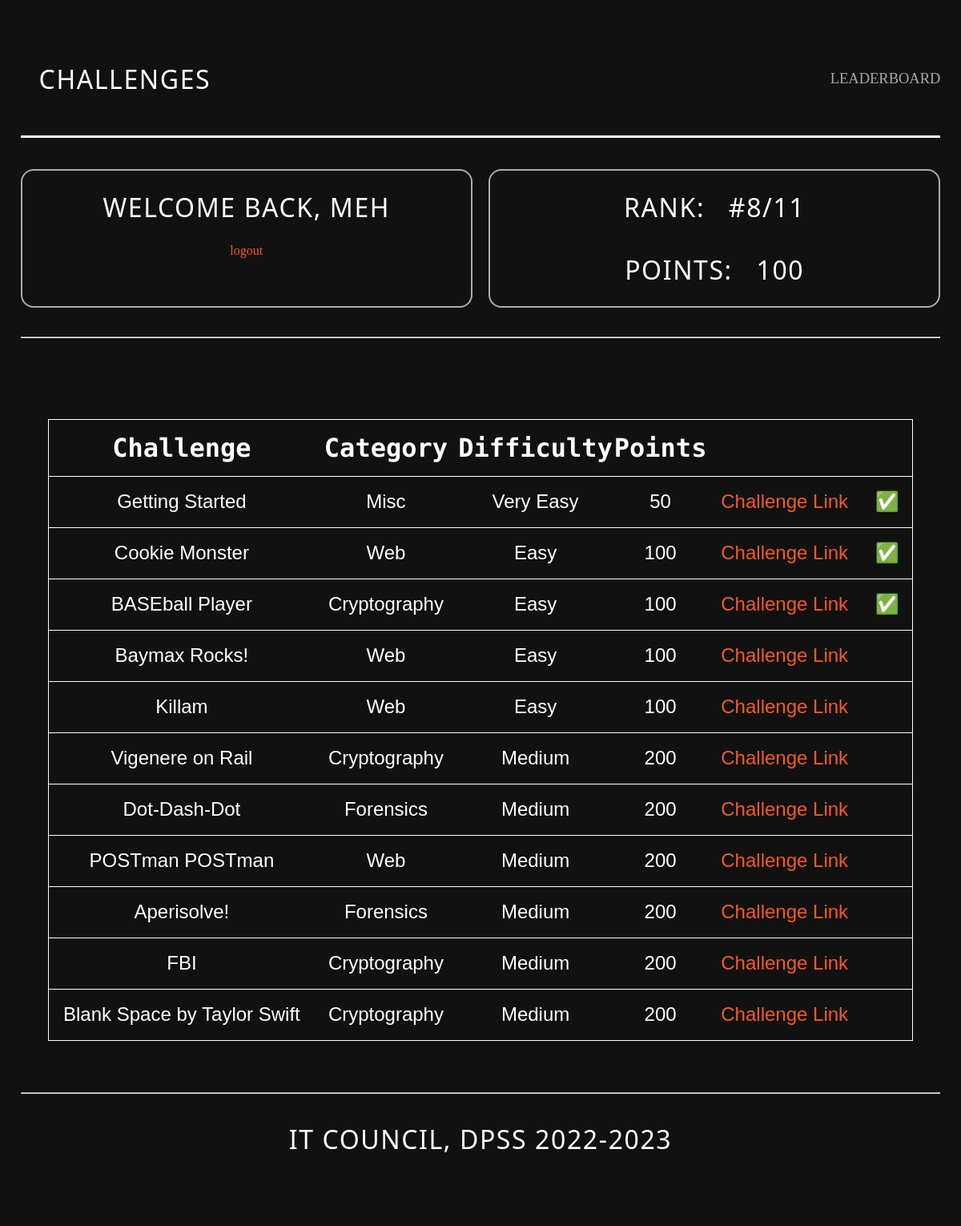
Page /dashboard/ (signed in) on the committed database.
### accounts/models.py (models this page shows)
class Player(AbstractUser):
    first_name = models.CharField(max_length=30, blank=False)
    last_name = models.CharField(max_length=30, blank=False)
    username = models.CharField(_('username'), max_length=30, unique=True, null=True) # is this team name?
    email = models.CharField(_('email'), max_length=100, unique=True, null=True)
    school = models.ForeignKey(School, on_delete=models.CASCADE, null=True, default='')
    score = models.IntegerField(default=0)
    phone_number = models.CharField(default=None, null=True, max_length=50)
    USERNAME_FIELD = 'username'
    REQUIRED_FIELDS = ('first_name', 'last_name','email', 'school', 'phone_number')
    objects = PlayerManager()
    def __str__(self):
        return self.username

### Main/models.py (models this page shows, shortened)
class Challenges(models.Model):
    title = models.CharField(max_length=255)
    category = models.CharField(max_length=255)
    difficulty = models.CharField(max_length=255)
    points = models.IntegerField()
    description = models.TextField(max_length=1000, default='')
    hint = models.CharField(max_length=255, default='')
    flag = models.CharField(max_length=255, default='DPSS{EMPTY}')
    link = models.CharField(max_length=255, default='dashboard')
    solve_status = models.BooleanField(default=False)

### Main/views.py (the view)
# urls.py: path('dashboard/', views.dashboard, name='dashboard'),
def dashboard(request):
    user = request.user
    context = {'user': user,'player':Player.objects.get(username=user), 'total_players':Player.objects.count(), 'challenges': Challenges.objects.all().order_by('points')[:]}
    if not request.user.is_authenticated:
        return redirect('login')
    return render(request, 'main/dashboard.html', context)

### Main/templates/main/dashboard.html (shortened to what this page needs)
{% extends "main/layout.html" %}
{% load static %}
{% block global_styling %}
<link rel="stylesheet" href="{% static 'css/dashboard.css' %}" />
{% endblock global_styling %}
{% block content %}
<header id="main">
<div class="l-wrapper">
    <div class="c-header"><h1>CHALLENGES</h1>
      <a href="{% url 'leaderboard' %}">LEADERBOARD</a>
    </div>
    <div class="flex-container">
        <div class="flex-child">
            <h1> Welcome back, {{user}} </h1>
            <a href="{% url 'logout' %}">logout</a>
        </div>
        <div class="flex-child">
          <h1> RANK: &nbsp; #{{player.id}}/{{total_players}} </h1>
          <h1> POINTS: &nbsp; {{player.score}} </h1>
        </div>
      </div>
      <br><br>
      <hr>
</div>
<div class="container">
    <table class='table'>
        <tr class="table-row">
            <th class="table-heading">Challenge</th>
            <th class="table-heading">Category</th>
            <th class="table-heading">Difficulty</th>
            <th class="table-heading">Points</th>
            <th class="table-heading"></th>
            <th class="table-heading"></th>
        </tr>
        {% for challenge in challenges %}
        <tr class='table-row'>
            <td class="table-data">{{challenge.title}}</td>
            <td class="table-data">{{challenge.category}}</td>
            <td class="table-data">{{challenge.difficulty}}</td>
            <td class="table-data">{{challenge.points}}</td>
            <td class="table-data"><a href="../{{challenge.link}}" >Challenge Link</a></td></td>
            <td class="table-data">
                {% if challenge.solve_status == True %}
                ✅
                {% endif %}
            </td>
        </tr>
        {% endfor %}
    </table>
</div>
<div class="l-wrapper-footer">
    <hr>
    <h1>IT COUNCIL, DPSS 2022-2023</h1>
</div>
</header>
{% endblock content %}

### Main/static/css/layout.css (style rules this page uses)
* { box-sizing: border-box; padding: 0; margin: 0; background-color: #111111; }

### Main/static/css/dashboard.css (style rules this page uses)
body { overflow-x: hidden; }
h1 { font-family: "Major Mono Display", monospace; padding: 2%; color: #ffffff; text-align: center; font-size: 2em; }
.table { border-collapse: collapse; border: 1px solid #ffffff; width: 90vw; border-radius: 1em; margin-top: 1rem; }
.table-row { height: 8vh; border-bottom: 1px solid #ffffff; border-right: 1px solid #ffffff; border-radius: 1em; }
.table-heading { text-align: center; font-weight: 900; font-size: 2em; font-family: "Major Mono Display"; color: #ffffff; padding-top: 1rem; padding-bottom: 1rem; }
.table-data { text-align: center; font-weight: 100; font-size: 1.5em; font-family: sans-serif; color: #ffffff; word-break: break-all; padding-top: 1rem; padding-left: 1rem; padding-right: 1rem; padding-bottom: 1rem; }
.container { display: flex; flex-direction: column; height: 100%; width: 100vw; align-items: center; padding-top: 5%; justify-content: center; }
html { --black: #000000; --white: #ffffff; --darkest: #111111; --darker: #16171A; --dark: #A3AFBF; --medium: #DFE7EF; --light: #CAD4E1; --lighter: #F5F8FC; --lightest: var(--white); --primary: #f65925; --primary-light: #DDD9FF; --primary-trans: #ffffff; --yellow: #FDCB6E; --orange: #E17055; --teal: #00CEC9; --bg: var(--darkest); --color: var(--lightest); --surface: var(--darker); }
h1, h2, h3, h4, h5, h6 { font-weight: 400; text-transform: uppercase; letter-spacing: 0.05em; margin-top: 0.8rem; margin-bottom: 0.8rem; font-family: "Oswald", system-ui; }
a { color: var(--primary); text-decoration: none; transition: all 120ms ease-out 0s; display: inline-block; border-radius: 0.4rem; }
.l-wrapper { width: 100%; max-width: 1260px; margin: auto; padding: 1.6rem 1.6rem 3.2rem; }
.l-wrapper-footer { width: 100%; max-width: 1260px; margin: auto; padding: 5.6rem 1.6rem 3.2rem; }
.c-header { padding: 1rem 0; display: flex; justify-content: space-between; align-items: center; margin-bottom: 2.4rem; position: relative; }
.c-header:before { content: ""; position: absolute; bottom: 0; right: 0; left: 0; height: 0.2rem; background: var(--primary-trans); }
.c-header a { color: #ffffffa2; font-size: 18.5px; }
.flex-container { display: flex; }
.flex-child { flex: 1; border: 2px solid rgba(251, 251, 251, 0.663); border-radius:1em; text-align: center; }
.flex-child:first-child { margin-right: 20px; }
*, *::before, *::after { padding: 0; margin: 0; box-sizing: border-box; }
body { position: relative; }
#main { height: 100vh; width: 100%; position: relative; background: #111111; }

### rows in the picture
Player: username "MEH", id "8", score "100"
Challenges: title "Getting Started", category "Misc", difficulty "Very Easy", points "50"
Challenges: title "Cookie Monster", category "Web", difficulty "Easy", points "100"
Challenges: title "BASEball Player", category "Cryptography", difficulty "Easy", points "100"
Challenges: title "Baymax Rocks!", category "Web", difficulty "Easy", points "100"
Challenges: title "Killam", category "Web", difficulty "Easy", points "100"
Challenges: title "Vigenere on Rail", category "Cryptography", difficulty "Medium", points "200"
Challenges: title "Dot-Dash-Dot", category "Forensics", difficulty "Medium", points "200"
Challenges: title "POSTman POSTman", category "Web", difficulty "Medium", points "200"
Challenges: title "Aperisolve!", category "Forensics", difficulty "Medium", points "200"
Challenges: title "FBI", category "Cryptography", difficulty "Medium", points "200"
Challenges: title "Blank Space by Taylor Swift", category "Cryptography", difficulty "Medium", points "200"

### other values in the picture
{{ total_players }} "11"
